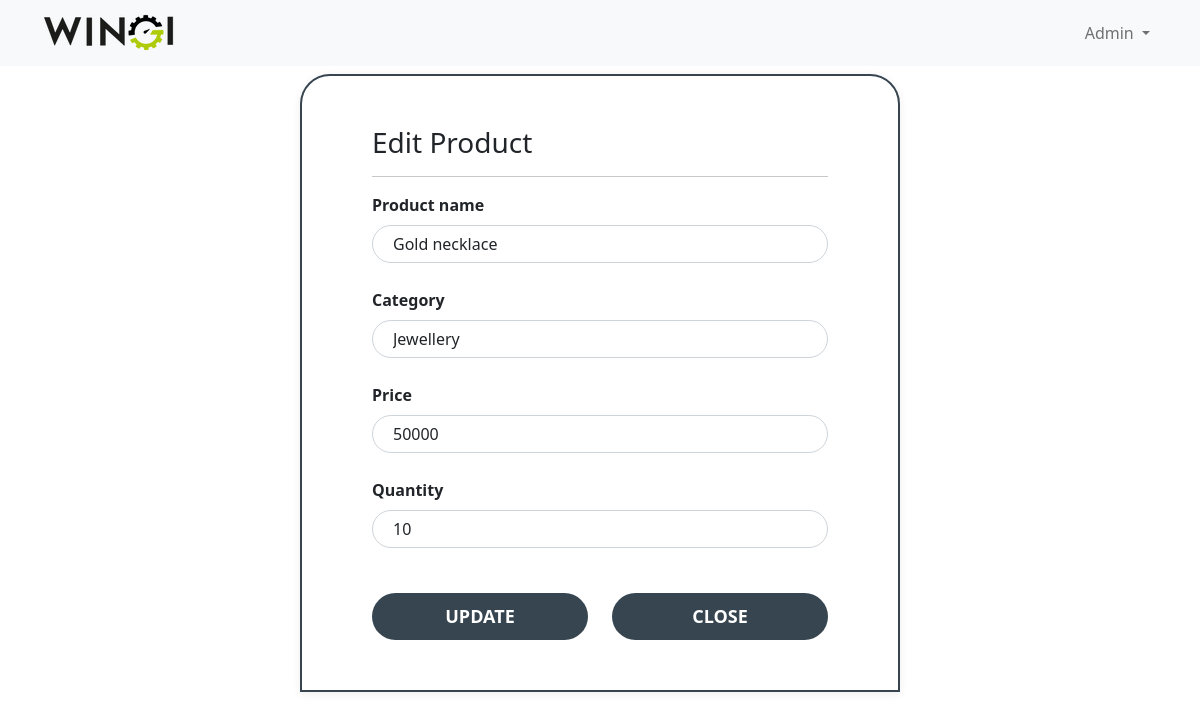
Screenshot of /php/editproduct.php?pid=5 (signed in) with the database file from the repository.
### tables this page shows
CREATE TABLE `products` (
  `id` int(11) NOT NULL,
  `name` varchar(255) NOT NULL,
  `category` varchar(255) NOT NULL,
  `price` int(11) NOT NULL,
  `quantity` int(11) NOT NULL,
  `date_created` timestamp NOT NULL DEFAULT current_timestamp() ON UPDATE current_timestamp()
);

### php/editproduct.php (the view, shortened to what this page needs)
<?php
    include '../php/connect.php';
    $productname = "";
    $category = "";
    if (isset($_GET['pid'])) {
        $id = $_GET['pid'];
         $rec = mysqli_query($con,"SELECT * FROM products WHERE id='$id'");
         $record = mysqli_fetch_assoc($rec);
         $productname = $record['name'];
         $category = $record['category'];
         $price = $record['price'];
         $quantity = $record['quantity'];
    }
?>
<!DOCTYPE html>
<html lang="en">
<head>
    <link rel="stylesheet" href="https://stackpath.bootstrapcdn.com/bootstrap/4.3.1/css/bootstrap.min.css">
    <link rel="stylesheet" href="../css/style.css">
    <link rel="stylesheet" href="https://cdn.jsdelivr.net/npm/bootstrap@5.1.0/dist/css/bootstrap.min.css">
    <link href="https://cdnjs.cloudflare.com/ajax/libs/simple-line-icons/2.4.1/css/simple-line-icons.min.css" rel="stylesheet">
</head>
<body>
    <header>
        <nav class="navbar navbar-expand-lg navbar-light bg-light fixed-top">
            <div class="container">
              <a class="navbar-brand" href="index.php"><img src="../assets/WingiLogo.png" height="40"></a>
              <div class="collapse navbar-collapse" id="navbarResponsive">
                <ul class="navbar-nav ms-auto">
                  <li class="nav-item dropdown">
                        <a class="nav-link dropdown-toggle" href="#" id="navbarDarkDropdownMenuLink" role="button" data-bs-toggle="dropdown" aria-expanded="false">
                          <span><i class="icon icon-user"></i></span>&nbsp;Admin
                        </a>
                      </li>
                </ul>
              </div>
            </div>
          </nav>
    </header>
    <br>
    <div class="container">
        <div class="registration-form">
            <form autocomplete="off" method="POST">
                <div class="form-label">
                    <h3>Edit Product</h3>
                    <hr>
                </div>
                <div class="form-group">
                    <label class="form-label"><b>Product name</b></label>
                    <input type="text" class="form-control item" name="name" value="<?php echo $productname; ?>">
                </div>
                <div class="form-group">
                <label class="form-label"><b>Category</b></label>
                    <input type="text" class="form-control item" name="category" value="<?php echo $category; ?>">
                </div>
                <div class="form-group">
                    <label class="form-label"><b>Price</b></label>
                    <input type="number" class="form-control item" name="price" value="<?php echo $price; ?>">
                </div>
                <div class="form-group">
                    <label class="form-label"><b>Quantity</b></label>
                    <input type="number" class="form-control item" name="quantity" value="<?php echo $quantity; ?>">
                </div>
                <div class="row">
                    <div class="col-6">
                        <input type = "submit" name = "update" value = "UPDATE" class = "btn btn-block signIn">
                    </div>
                    <div class="col-6">
                        <a href = "index.php" class = "btn btn-block signIn">CLOSE</a>
                    </div>
                </div>
            </form>
        </div>
    </div>
</body>
</html>

### css/style.css (style rules this page uses)
body { background-color: #dee9ff; }
.registration-form { padding: 50px 0; }
.registration-form form { border: 2px solid #36454f; max-width: 600px; margin: auto; padding: 50px 70px; border-top-left-radius: 30px; border-top-right-radius: 30px; box-shadow: 0px 2px 10px rgba(0, 0, 0, 0.075); }
.registration-form .item { border-radius: 20px; margin-bottom: 25px; padding: 10px 20px; }
.registration-form .signIn { border-radius: 30px; padding: 10px 20px; font-size: 18px; font-weight: bold; background-color: #36454f; border: none; color: white; margin-top: 20px; }

### rows the page displays
products: name "Gold necklace", category "Jewellery", price "50000", quantity "10"
